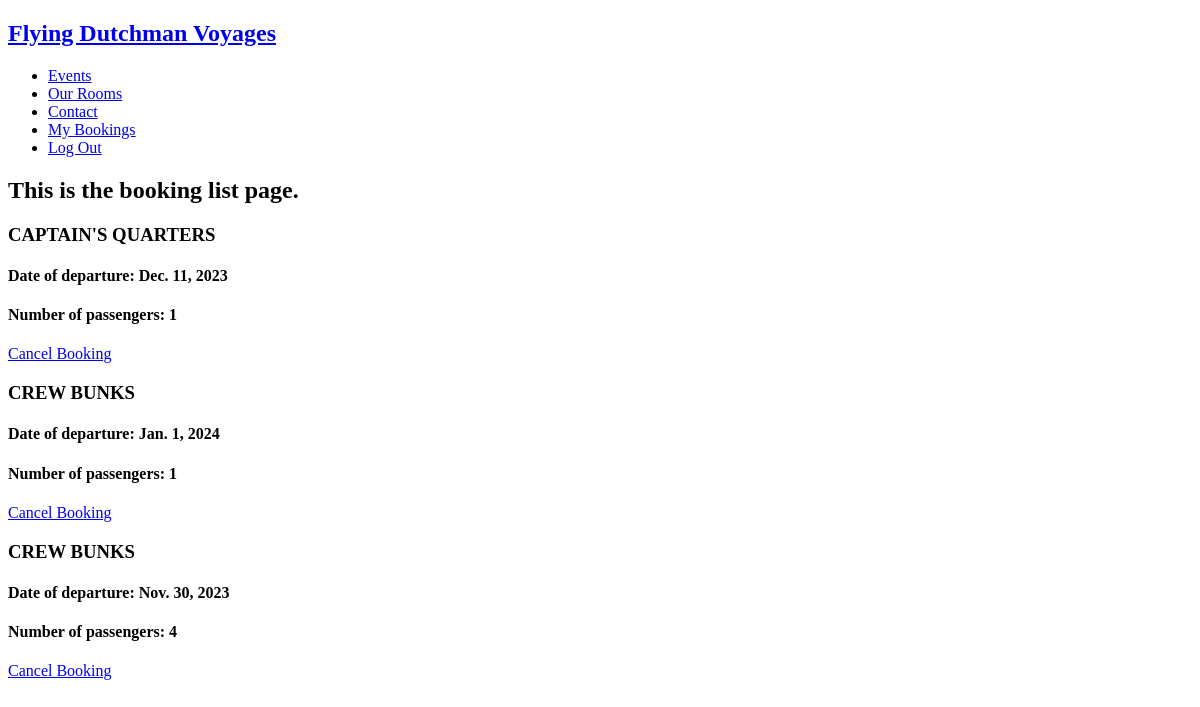
Before: /manage_bookings/ (signed in) with the older database file.
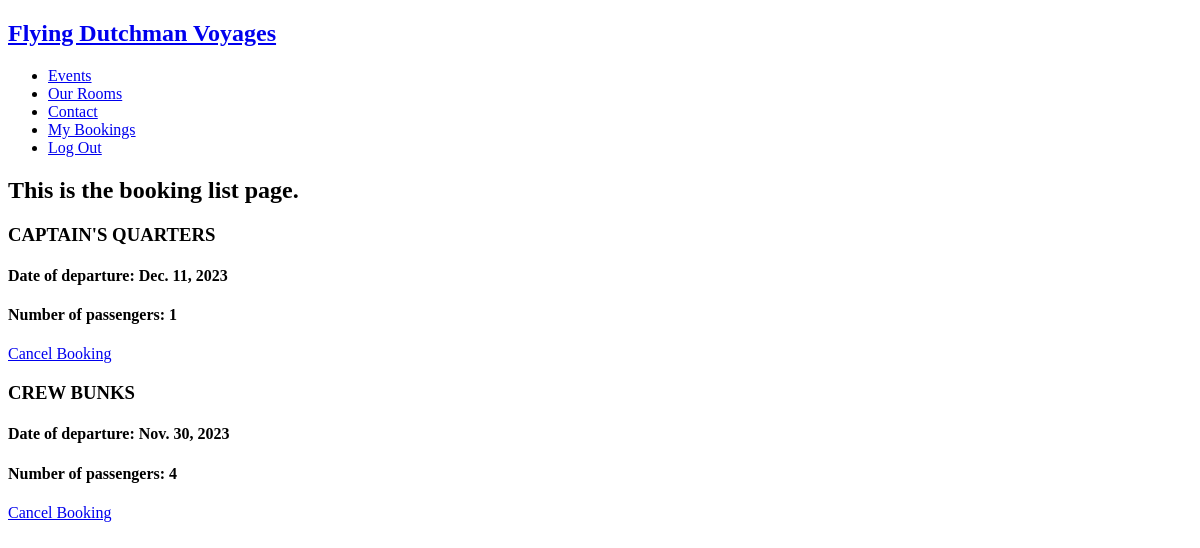
After: the same page with the newer database file.
### fd_bookings/models.py (models this page shows, shortened)
class Booking(models.Model):
    user = models.ForeignKey(User, on_delete=models.PROTECT)
    created_on = models.DateTimeField(auto_now_add=True)
    modified_on = models.DateTimeField(auto_now=True)
    booking_date = models.DateField()
    room = models.ForeignKey(Room, on_delete=models.PROTECT, null=True)
    num_passengers = models.PositiveSmallIntegerField()
    def get_room_name(self):
        room_categories = dict(self.room.ROOM_CATEGORIES)
        room_category = room_categories.get(self.room.category)
        return room_category
    def get_cancel_booking(self):
        return reverse_lazy('fd_bookings:CancelBooking', args=[self.pk])

class Room(models.Model):
    ROOM_CATEGORIES = (
        ('CAP', 'CAPTAIN\'S QUARTERS'),
        ('OCD', 'DOUBLE CABIN'),
        ('OCS', 'SINGLE CABIN'),
        ('CRW', 'CREW BUNKS'),
    )
    category = models.CharField(max_length=3, choices=ROOM_CATEGORIES)
    number = models.IntegerField()
    beds = models.IntegerField()
    capacity = models.IntegerField()
    room_cost = models.DecimalField(decimal_places=2, max_digits=10, null=True)

### fd_bookings/views.py (the view)
# urls.py: path('manage_bookings/', views.ViewBookingList.as_view(), name='ViewBookingList'),
class ViewBookingList(generic.ListView):
    model = Booking
    template_name = 'fd_bookings/manage_bookings.html'
    def get_queryset(self, *args, **kwargs):
        if self.request.user.is_staff:
            booking_list = Booking.objects.all()
            return booking_list
        else:
            booking_list = Booking.objects.filter(user=self.request.user)
            return booking_list

### fd_bookings/templates/fd_bookings/manage_bookings.html
{% extends 'base.html' %}
{% block content %}
<h2>
    This is the booking list page.
</h2>
{% for booking in booking_list %}
<div>
    <h3>{{ booking.get_room_name }}</h3>
    <h4>Date of departure: {{ booking.booking_date }}</h4>
    <h4>Number of passengers: {{ booking.num_passengers }}</h4>
    <a href="{{ booking.get_cancel_booking }}"><p>Cancel Booking</p></a>
</div>
{% endfor %}
{% endblock %}

### templates/base.html (shortened to what this page needs)
<!DOCTYPE html>
<html lang="en">
<head>
</head>
<body>
    <header>
        <nav>
            <a href="{% url 'home' %}"><h1>Flying Dutchman Voyages</h1></a>
            <ul>
                <li>
                    <a href="{% url 'events' %}">Events</a>
                </li>
                <li>
                    <a href="{% url 'fd_bookings:RoomList' %}">Our Rooms</a>
                </li>
                <li>
                    <a href="{% url 'contact' %}">Contact</a>
                </li>
                {% if user.is_authenticated %}
                <li>
                    <a href="{% url 'fd_bookings:ViewBookingList' %}">My Bookings</a>
                </li>
                <li>
                    <a href="{% url 'account_logout' %}">Log Out</a>
                </li>
                {% endif %}
            </ul>
        </nav>
    </header>
    {% block content %}{% endblock content %}
</body>
</html>

Changed rows visible on the page:
removed Booking: get_room_name "CREW BUNKS", booking_date "Jan. 1, 2024", num_passengers "1"
